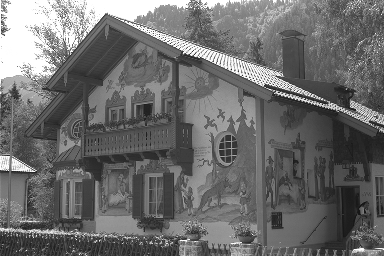
%> input picture lab8/house.tif, 384 x 256 px
$ octave part4.m   (GNU Octave 9; MATLAB toolbox functions it lacks are replaced by stand-ins)
%> lines starting %> are read from the running program, lines starting %| are printed output that depends on the picture; in (x1, y1, x2, y2) boxes, pixels count from 0 and x2, y2 are one past the last pixel; in counts of white or black regions, pixels touching at a corner belong together; the program's own positions count from 1
### lab8/fidelity.m
function fid = fidelity(f,b)
fl = 255*(f./255).^(2.2);
bl=255*(b./255).^(2.2);
var = 2;

h = @(i,j) exp(-(i.^2+j.^2)./(2*var));
[a,b]=meshgrid(-3:3,-3:3);
c=1/sum(sum(h(a,b)));
h = @(i,j) c*exp(-(i.^2+j.^2)./(2*var));
ft = padarray(fl, [3 3], 0, 'both');
bt= padarray(bl, [3 3], 0, 'both');
for i = 4:size(ft,1)-3
    for j = 4:size(ft,2)-3
        ind1=i-3:i+3;
        ind2=j-3:j+3;
        ft(i,j) = sum(sum(ft(ind1,ind2 ).*h(a,b)));
        bt(i,j) = sum(sum(bt(ind1, ind2).*h(a,b)));
    end
end
ft = ft(4:size(ft,1)-3, 4:size(ft,2)-3);
bt= bt(4:size(bt,1)-3, 4:size(bt,2)-3);
ft = 255*(ft./255).^(1/3);
bt = 255*(bt./255).^(1/3);
fid = sqrt(1/(size(bt,1)*size(bt,2))*sum(sum(ft-bt))^2 );
end

### lab8/part4.m
%%
img = imread('house.tif');
%> img is the input picture: size 256x384 uint8; min 18, max 255, mean 108.5
img = double(img);
%> img: size 256x384 double
%%
imgl = 255*(img./255).^(2.2);
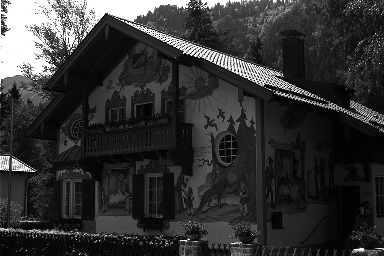
%> imgl: size 256x384 double; min 0.748, max 255, mean 51.8
I2 = [1 2; 3 0];
I4 = [4*I2+1 4*I2+2; 4*I2+3 4*I2];
I8 = [4*I4+1 4*I4+2; 4*I4+3 4*I4];
I = {I2;I4;I8};
T = @(i,j, N) 255*(I{N}(i,j)+0.5)/4^N;
N=3; %change this to change the dither
b = zeros(size(imgl));
for i = 1:size(imgl,1)
    for j = 1:size(imgl,2)
        if imgl(i,j)>T(mod(i,2^N)+1, mod(j,2^N)+1,N)
            b(i,j)=255;
        else
            b(i,j)=0;
        end
    end
end
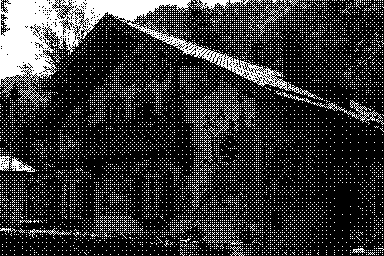
%> b: size 256x384 double; 20.3% white; 8691 white regions (8673 under 20 px), largest, box (x1, y1, x2, y2) and area: (0, 0, 323, 107) 8048, (276, 90, 384, 125) 336, (194, 0, 259, 15) 324
RMSE = sqrt(1/(size(b,1)*size(b,2))*sum(sum(img-b)).^2);
%> RMSE = 17789.8
fid = fidelity(img,b);
%> in fidelity, `bt= padarray(bl, [3 3], 0, 'both');`:
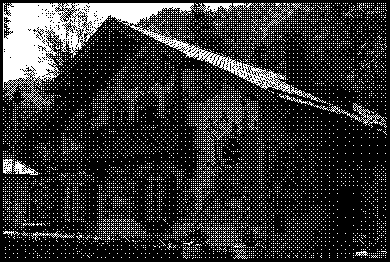
%> bt: size 262x390 double; 19.5% white; 8691 white regions (8673 under 20 px), largest, box (x1, y1, x2, y2) and area: (3, 3, 326, 110) 8048, (279, 93, 387, 128) 336, (197, 3, 262, 18) 324
%> after the loop in fidelity, `for i = 4:size(ft,1)-3`:
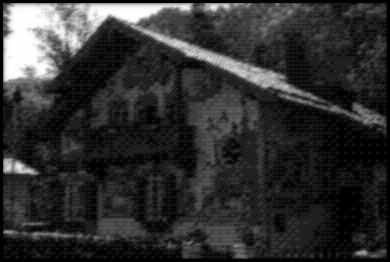
%> bt: size 262x390 double; min 0, max 255, mean 48.8
%> in fidelity, `ft = ft(4:size(ft,1)-3, 4:size(ft,2)-3);`:
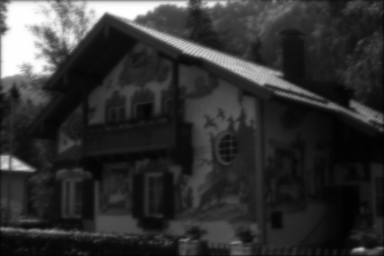
%> ft: size 256x384 double; min 1.98, max 255, mean 50.7
%> in fidelity, `ft = 255*(ft./255).^(1/3);`:
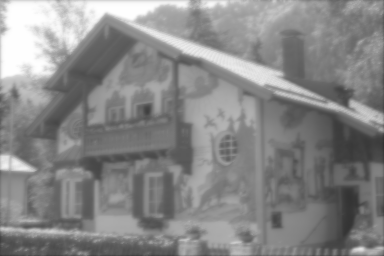
%> ft: size 256x384 double; min 50.53, max 255, mean 135.9
%> in fidelity, `bt = 255*(bt./255).^(1/3);`:
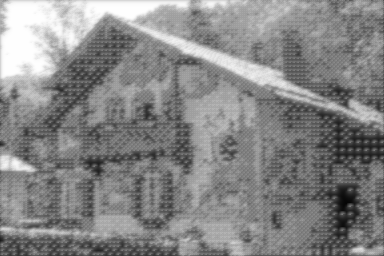
%> bt: size 256x384 double; min 5.74, max 255, mean 134.4
%> in fidelity, `fid = sqrt(1/(size(bt,1)*size(bt,2))*sum(sum(ft-bt))^2 );`: fid = 479.4
%> fid = 479.4
h = figure; image(b); colormap(gray(256)); truesize(h, size(b))
imwrite(b, 'C:\Users\sleep\Documents\MATLAB\ECE637\lab8\figures\dither8.png');
